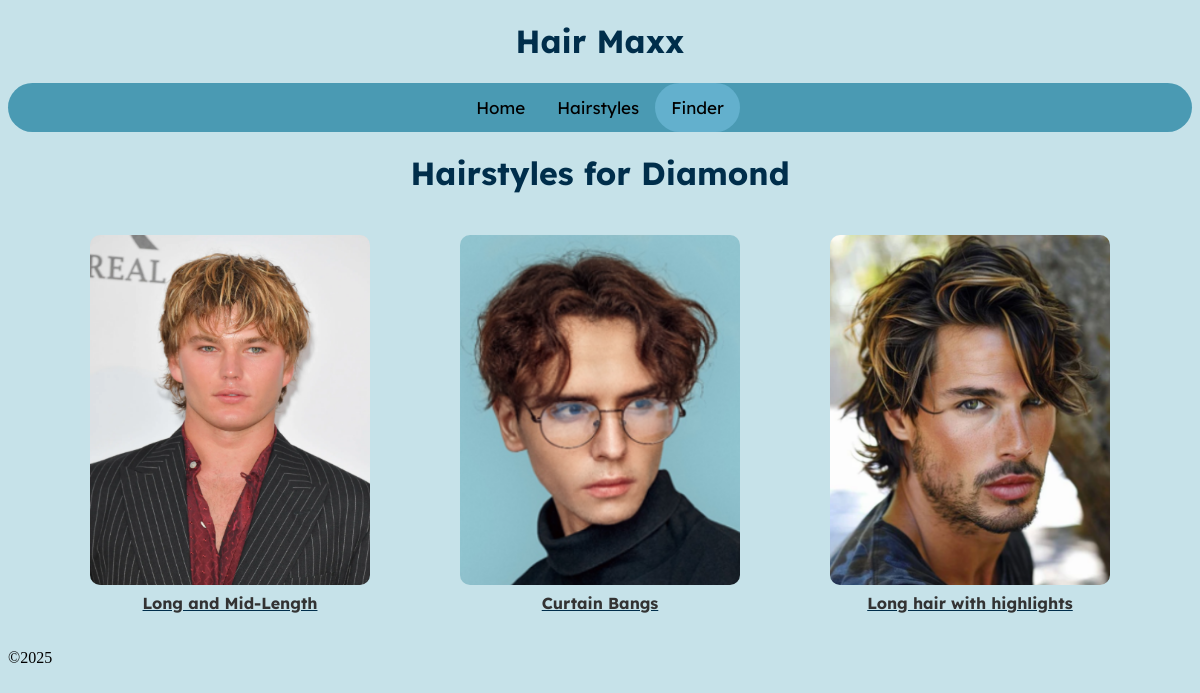
The app's page /faceshape/2 with its own data.
### tables this page shows
CREATE TABLE Faceshapes (faceshape_id INTEGER PRIMARY KEY AUTOINCREMENT, faceshape_name TEXT);

CREATE TABLE Hairstyles (hairstyle_id INTEGER PRIMARY KEY AUTOINCREMENT, hairstyle_name TEXT NOT NULL, hair_type TEXT, hairstyle_length TEXT, image_id INTEGER REFERENCES Images (image_id), faceshape_id INTEGER REFERENCES Faceshapes (faceshape_id));

CREATE TABLE Images (image_id INTEGER PRIMARY KEY AUTOINCREMENT, image_url TEXT);

### routes.py (the view)
@app.route('/faceshape/<int:id>')
def faceshape(id):
    conn = sqlite3.connect('Hairstyles.db')
    cur = conn.cursor()
    cur.execute("""
        SELECT h.hairstyle_id, h.hairstyle_name, i.image_url
        FROM Hairstyles h
        LEFT JOIN Images i ON i.image_id = h.image_id
        WHERE h.faceshape_id = ?
    """, (id,))
    hairstyles = cur.fetchall()
    cur.execute("SELECT faceshape_name FROM Faceshapes WHERE faceshape_id = ?", (id,))
    faceshape_name = cur.fetchone()
    conn.close()
    cleaned_hairstyles = []
    for h in hairstyles:
        image_filename = h[2].replace("static/images/", "") if h[2] else None
        cleaned_hairstyles.append((h[0], h[1], image_filename))
    return render_template('faceshape_hairstyles.html', faceshape_name=faceshape_name[0], hairstyles=cleaned_hairstyles)

### templates/faceshape_hairstyles.html
{% extends 'layout.html' %}
{% block content %}
<div class="topnav">
  <a href="/">Home</a>
  <a href="/all_hairstyles">Hairstyles</a>
  <a class="active" href="/faceshapes">Finder</a>
</div>
<h1>Hairstyles for {{ faceshape_name }}</h1>
<div class="hairstyle-grid">
  {% for h in hairstyles %}
    <div class="hairstyle-item">
      <a href="/hairstyle/{{ h[0] }}">
        <img src="{{ url_for('static', filename='images/' + h[2]) }}" alt="{{ h[1] }}">
        <p>{{ h[1] }}</p>
      </a>
    </div>
  {% endfor %}
</div>
{% endblock %}

### static/css/style.css (style rules this page uses)
body { background-color: #C6E2E9; }
h1 { color: #002e4b; font-family: "Lexend Deca" , sans-serif; text-align: center; }
p { color: #002e4b; font-family: "Lexend Deca" , sans-serif; text-align: center; }
a { color: #002e4b; font-family: "Lexend Deca" , sans-serif; text-align: center; }
.topnav { background-color: #4a9ab3; display: flex; justify-content: center; align-items: center; padding: 0; gap: 0; border-radius: 30px; }
.topnav a { display: inline-block; margin: 0; padding: 14px 16px; font-size: 17px; text-decoration: none; color: #000000; background-color: transparent; border-radius: 30px; }
.topnav a.active { background-color: #63b0cd; color: rgb(0, 0, 0); border-radius: 30px; }
img { display: block; margin-left: auto; margin-right: auto; max-width: 80%; height: auto; border-radius: 20px; }
.hairstyle-grid { display:flex; flex-wrap:wrap; gap:20px; justify-content:center; padding:20px; max-width:1200px; margin:0 auto; }
.hairstyle-item { width:350px; text-align:center; }
.hairstyle-item img { width:100%; height:350px; object-fit:cover; border-radius:10px; }
.hairstyle-item p { margin-top: 8px; font-weight: bold; color: #333; text-decoration: none; }

### records on screen
Faceshapes: faceshape_name "Diamond"
Hairstyles: image_url (picture), hairstyle_name "Long and Mid-Length"
Hairstyles: image_url (picture), hairstyle_name "Curtain Bangs"
Hairstyles: image_url (picture), hairstyle_name "Long hair with highlights"
